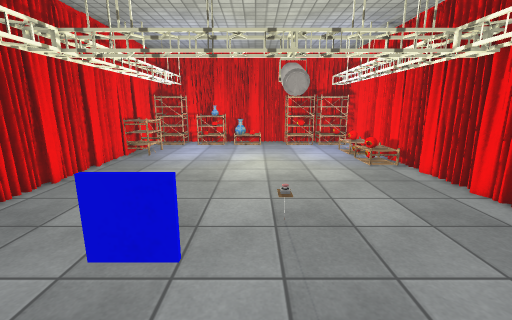
view 1 (above)

13 first-person views from a walk through a scene from a Unity 3-D project. The camera is 1.5 m above the floor, tilts 12° down and sees 90° across. The floor is counted in squares, 0.5 m on a side. Each view is taken from the middle of a square. On the plan, view 1 faces up. The plan holds only what a view shows up to about 19 squares ahead; the rest is blank. The place goes on beyond the plan. The player is left out. Some surface patterns are stand-ins.

view 2
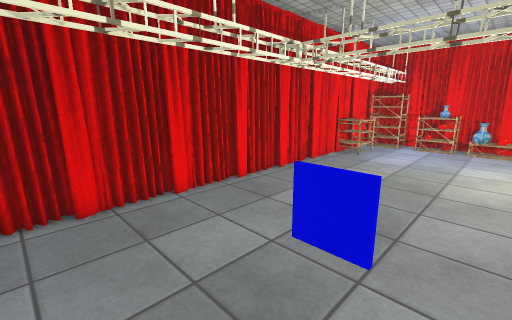

view 3
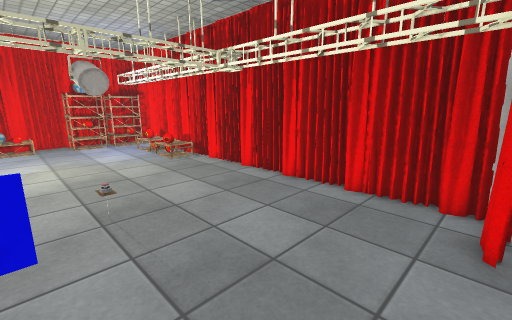

view 4
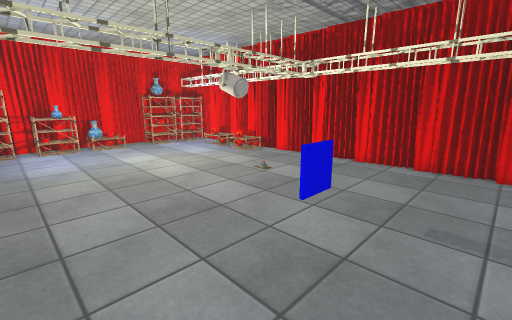

view 5
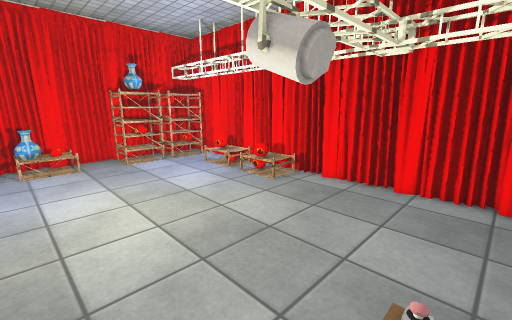

view 6
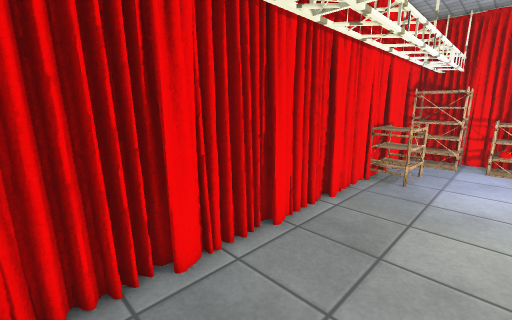

view 7
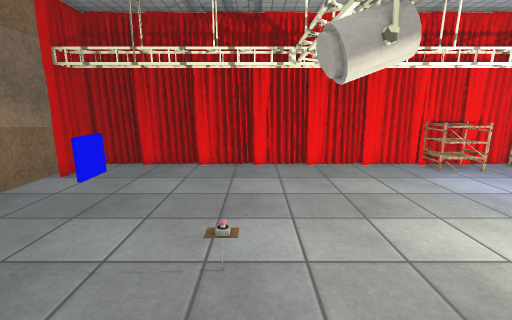

view 8
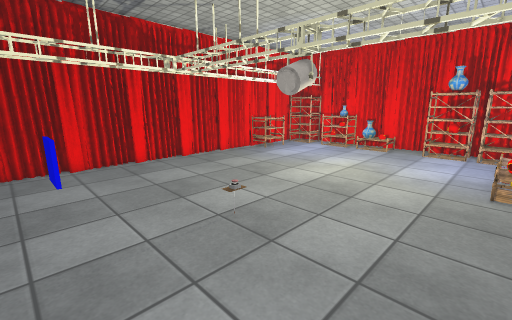

view 9
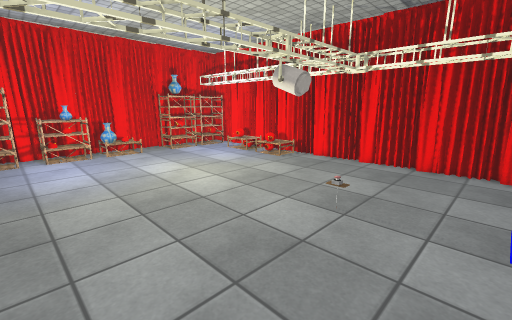

view 10
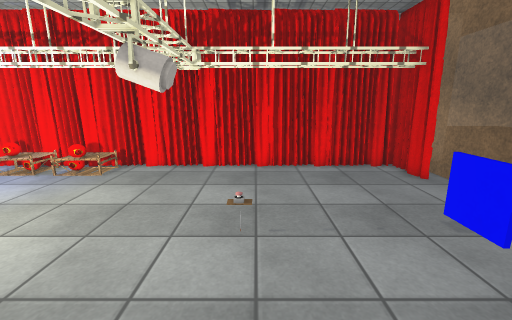

view 11
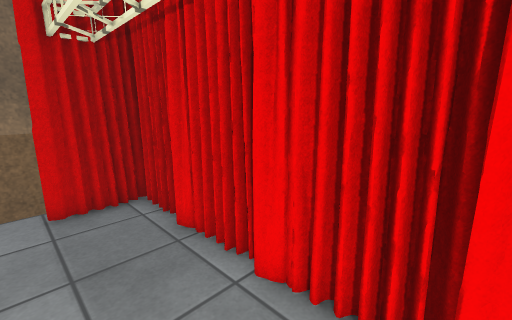

view 12
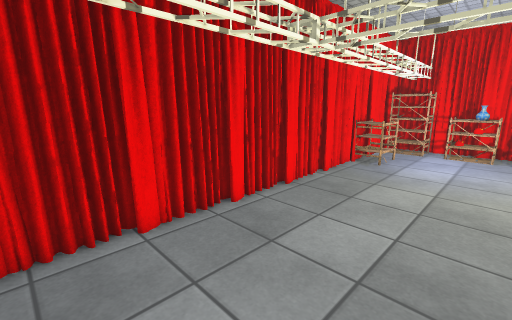

view 13
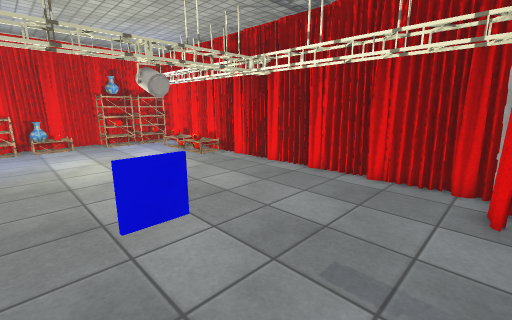

### Floor plan
Key: @ floor where view 1 was taken; # wall or solid block; x gap in a wall; . floor; C curtain; S shelf; A vase; O other object.
Columns run from 9 left of view 1 to 9 right of it. Each row starts with its distance up from view 1.
 22  #################
 21  CSSSSASAO.SSSSSS
 20  CSSSSSSOO.SSSSSSC
 19  #.............x.C
 18  C#............  .
 17  CSS...........  C
 16  CS ...........OO
 15  # ............  C
 14  # ............  C
 13  #.............OO.
 12 ##  ............ C
 11     ...........  C
 10     ...........x..
  9     x   x.. xxx  C
  8     ......# ...  .
  7  # ...............
  6  #...............C
  5  # ............  .
  4    ............  .
  3  # .....#........C
  2  #.............. .
  1  #  ...........  .
  0    ......@.......C
 -1   #...... .....C#.#
 -2   ##

Where each view was taken, in squares from view 1:
view 1: 0 up, 0 right, facing up
view 2: 0 up, 0 right, facing up-left
view 3: 1 down, 1 left, facing up-right
view 4: 0 up, 6 left, facing up-right
view 5: 6 up, 2 left, facing up-right
view 6: 5 up, 4 left, facing up-left
view 7: 7 up, 5 right, facing left
view 8: 2 up, 6 right, facing up-left
view 9: 3 up, 6 left, facing up-right
view 10: 6 up, 5 left, facing right
view 11: 7 up, 5 left, facing down-left
view 12: 2 up, 2 left, facing up-left
view 13: 1 down, 3 left, facing up-right
